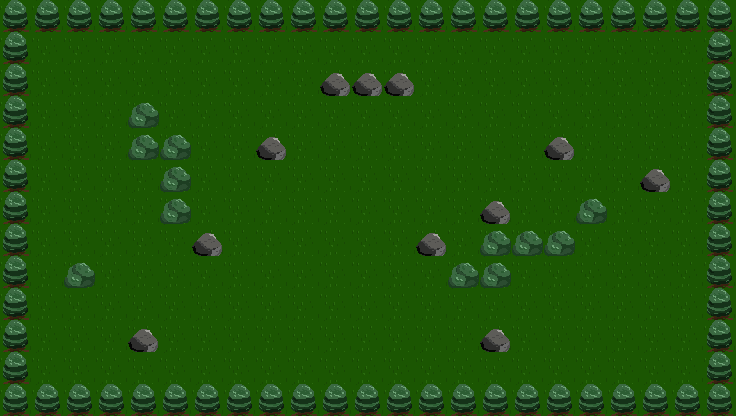

A 2D game scene composited from a Tiled map and its tileset images. What follows is a short description and the map's XML, with every tile layer's data as written:
An orthogonal 23x13 tile map with 32x32 px tiles, 4 tile layers (Tile Layer 1, Undestructible Object, Destructible Object, Gate).

<map version="1.10" tiledversion="1.12.2" orientation="orthogonal" renderorder="right-down" width="23" height="13" tilewidth="32" tileheight="32" infinite="0" nextlayerid="5" nextobjectid="1">
 <tileset firstgid="1" source="GroundSheet.tsx" />
 <layer id="1" name="Tile Layer 1" width="23" height="13">
  <data encoding="csv">
8,8,8,8,8,8,8,8,8,8,8,8,8,8,8,8,8,8,8,8,8,8,8,
8,8,8,8,8,8,8,8,8,8,8,8,8,8,8,8,8,8,8,8,8,8,8,
8,8,8,8,8,8,8,8,8,8,8,8,8,8,8,8,8,8,8,8,8,8,8,
8,8,8,8,8,8,8,8,8,8,8,8,8,8,8,8,8,8,8,8,8,8,8,
8,8,8,8,8,8,8,8,8,8,8,8,8,8,8,8,8,8,8,8,8,8,8,
8,8,8,8,8,8,8,8,8,8,8,8,8,8,8,8,8,8,8,8,8,8,8,
8,8,8,8,8,8,8,8,8,8,8,8,8,8,8,8,8,8,8,8,8,8,8,
8,8,8,8,8,8,8,8,8,8,8,8,8,8,8,8,8,8,8,8,8,8,8,
8,8,8,8,8,8,8,8,8,8,8,8,8,8,8,8,8,8,8,8,8,8,8,
8,8,8,8,8,8,8,8,8,8,8,8,8,8,8,8,8,8,8,8,8,8,8,
8,8,8,8,8,8,8,8,8,8,8,8,8,8,8,8,8,8,8,8,8,8,8,
8,8,8,8,8,8,8,8,8,8,8,8,8,8,8,8,8,8,8,8,8,8,8,
8,8,8,8,8,8,8,8,8,8,8,8,8,8,8,8,8,8,8,8,8,8,8
</data>
 </layer>
 <layer id="2" name="Undestructible Object" width="23" height="13">
  <data encoding="csv">
5,5,5,5,5,5,5,5,5,0,0,0,0,0,5,5,5,5,5,5,5,5,5,
5,0,0,0,0,0,0,0,0,0,0,0,0,0,0,0,0,0,0,0,0,0,5,
5,0,0,0,0,0,0,0,0,0,0,0,0,0,0,0,0,0,0,0,0,0,5,
5,0,0,0,0,0,0,0,0,0,0,0,0,0,0,0,0,0,0,0,0,0,5,
0,0,0,0,0,0,0,0,0,0,0,0,0,0,0,0,0,0,0,0,0,0,0,
0,0,0,0,0,0,0,0,0,0,0,0,0,0,0,0,0,0,0,0,0,0,0,
0,0,0,0,0,0,0,0,0,0,0,0,0,0,0,0,0,0,0,0,0,0,0,
0,0,0,0,0,0,0,0,0,0,0,0,0,0,0,0,0,0,0,0,0,0,0,
0,0,0,0,0,0,0,0,0,0,0,0,0,0,0,0,0,0,0,0,0,0,0,
5,0,0,0,0,0,0,0,0,0,0,0,0,0,0,0,0,0,0,0,0,0,5,
5,0,0,0,0,0,0,0,0,0,0,0,0,0,0,0,0,0,0,0,0,0,5,
5,0,0,0,0,0,0,0,0,0,0,0,0,0,0,0,0,0,0,0,0,0,5,
5,5,5,5,5,5,5,5,5,0,0,0,0,0,5,5,5,5,5,5,5,5,5
</data>
 </layer>
 <layer id="3" name="Destructible Object" width="23" height="13">
  <data encoding="csv">
0,0,0,0,0,0,0,0,0,0,0,0,0,0,0,0,0,0,0,0,0,0,0,
0,0,0,0,0,0,0,0,0,0,0,0,0,0,0,0,0,0,0,0,0,0,0,
0,0,0,0,0,0,0,0,0,0,15,15,15,0,0,0,0,0,0,0,0,0,0,
0,0,0,0,10,0,0,0,0,0,0,0,0,0,0,0,0,0,0,0,0,0,0,
0,0,0,0,10,10,0,0,15,0,0,0,0,0,0,0,0,15,0,0,0,0,0,
0,0,0,0,0,10,0,0,0,0,0,0,0,0,0,0,0,0,0,0,15,0,0,
0,0,0,0,0,10,0,0,0,0,0,0,0,0,0,15,0,0,10,0,0,0,0,
0,0,0,0,0,0,15,0,0,0,0,0,0,15,0,10,10,10,0,0,0,0,0,
0,0,10,0,0,0,0,0,0,0,0,0,0,0,10,10,0,0,0,0,0,0,0,
0,0,0,0,0,0,0,0,0,0,0,0,0,0,0,0,0,0,0,0,0,0,0,
0,0,0,0,15,0,0,0,0,0,0,0,0,0,0,15,0,0,0,0,0,0,0,
0,0,0,0,0,0,0,0,0,0,0,0,0,0,0,0,0,0,0,0,0,0,0,
0,0,0,0,0,0,0,0,0,0,0,0,0,0,0,0,0,0,0,0,0,0,0
</data>
 </layer>
 <layer id="4" name="Gate" width="23" height="13">
  <data encoding="csv">
0,0,0,0,0,0,0,0,0,5,5,5,5,5,0,0,0,0,0,0,0,0,0,
0,0,0,0,0,0,0,0,0,0,0,0,0,0,0,0,0,0,0,0,0,0,0,
0,0,0,0,0,0,0,0,0,0,0,0,0,0,0,0,0,0,0,0,0,0,0,
0,0,0,0,0,0,0,0,0,0,0,0,0,0,0,0,0,0,0,0,0,0,0,
5,0,0,0,0,0,0,0,0,0,0,0,0,0,0,0,0,0,0,0,0,0,5,
5,0,0,0,0,0,0,0,0,0,0,0,0,0,0,0,0,0,0,0,0,0,5,
5,0,0,0,0,0,0,0,0,0,0,0,0,0,0,0,0,0,0,0,0,0,5,
5,0,0,0,0,0,0,0,0,0,0,0,0,0,0,0,0,0,0,0,0,0,5,
5,0,0,0,0,0,0,0,0,0,0,0,0,0,0,0,0,0,0,0,0,0,5,
0,0,0,0,0,0,0,0,0,0,0,0,0,0,0,0,0,0,0,0,0,0,0,
0,0,0,0,0,0,0,0,0,0,0,0,0,0,0,0,0,0,0,0,0,0,0,
0,0,0,0,0,0,0,0,0,0,0,0,0,0,0,0,0,0,0,0,0,0,0,
0,0,0,0,0,0,0,0,0,5,5,5,5,5,0,0,0,0,0,0,0,0,0
</data>
 </layer>
</map>
